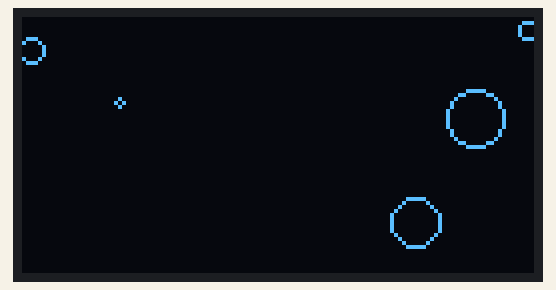
Simulated run of this sketch. Board: Arduino Uno, built with avr-gcc and run on an emulated ATmega328P. Parts: 128×64 one-colour display. Random numbers use the default seed unless the sketch sets one.

Above: at 0.1 s.
At 4.9 s:
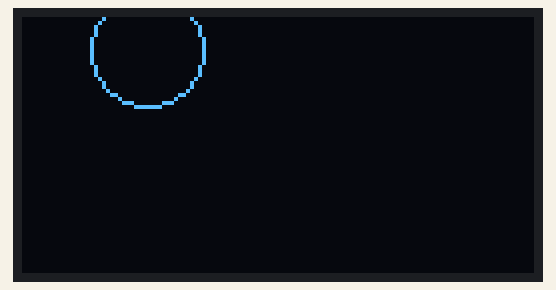
At 9.7 s:
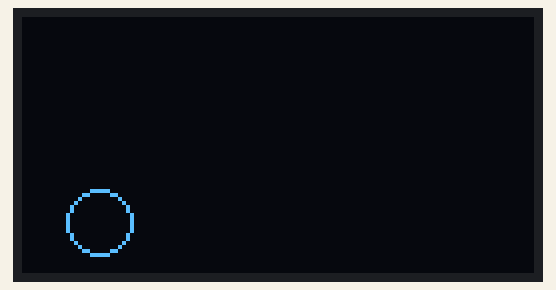
At 19.8 s:
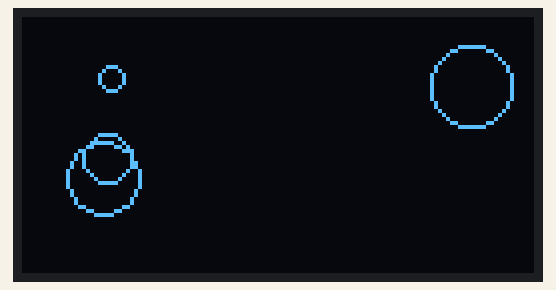
At 29.4 s:
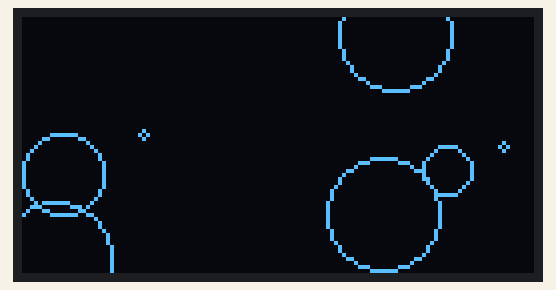
At 39.5 s:
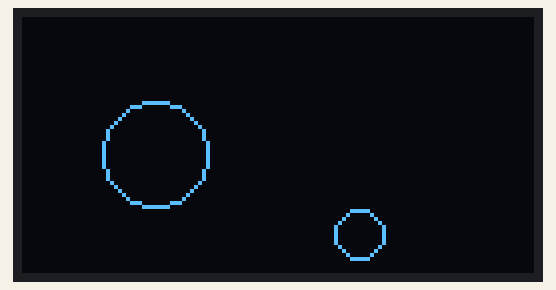

Measured:
- what the display in image 1 shows lasts 0.6 s, from 4.8 s to 5.4 s

The sketch:

drawshapes.ino
```cpp
#include <SPI.h>
#include <Wire.h>
#include <Adafruit_GFX.h>
#include <Adafruit_SSD1306.h>

#define SCREEN_WIDTH 128 // OLED display width, in pixels
#define SCREEN_HEIGHT 64 // OLED display height, in pixels

// Declaration for an SSD1306 display connected to I2C (SDA, SCL pins)
#define OLED_RESET     4 // Reset pin # (or -1 if sharing Arduino reset pin)
Adafruit_SSD1306 _display(SCREEN_WIDTH, SCREEN_HEIGHT, &Wire, OLED_RESET);


void setup() {
  Serial.begin(9600);

  // SSD1306_SWITCHCAPVCC = generate display voltage from 3.3V internally
  if(!_display.begin(SSD1306_SWITCHCAPVCC, 0x3D)) { // Address 0x3D for 128x64
    Serial.println(F("SSD1306 allocation failed"));
    for(;;); // Don't proceed, loop forever
  }

  _display.clearDisplay();

}

void loop() {
  _display.clearDisplay();

  int numShapes = random(1, 10);
  drawRandomCircles(numShapes);
  _display.display();
  delay(500);
}

void drawRandomCircles(int numShapes) {
  for(int i = 0;i<numShapes;i++){
    int x = random(0, SCREEN_WIDTH);
    int y = random(0, SCREEN_HEIGHT);
    int radius = random(1, 15);

    _display.drawCircle(x, y, radius, SSD1306_WHITE);
  }

}
```
